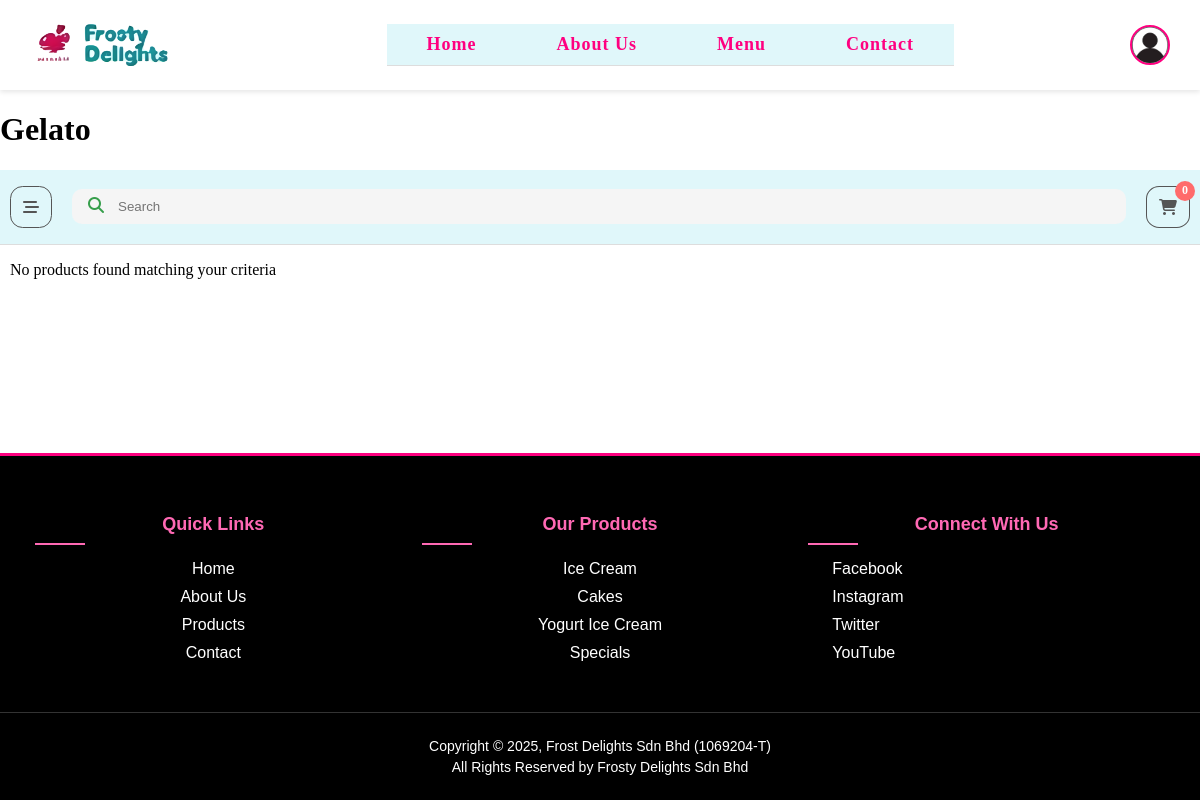
Before: /modules/menu.php?category=Gelato with the older database file.
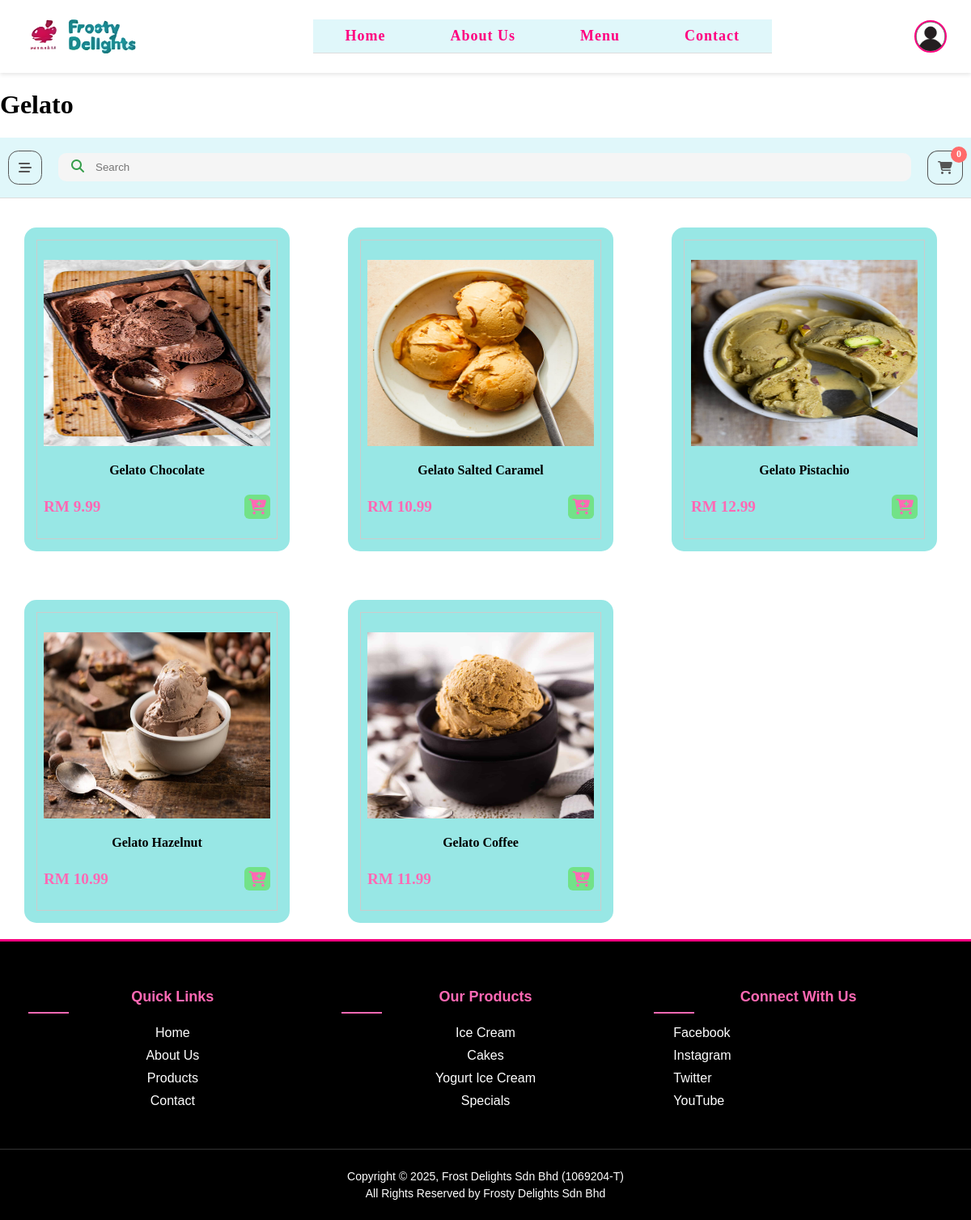
After: the same page with the newer database file.
### tables this page shows
CREATE TABLE `product` (
  `id` char(4) NOT NULL,
  `name` varchar(100) NOT NULL,
  `category` varchar(100) NOT NULL,
  `Flavour` varchar(20) NOT NULL,
  `price` decimal(4,2) NOT NULL,
  `photo` varchar(100) NOT NULL,
  `Description` varchar(200) NOT NULL,
  `quantity` int(11) NOT NULL,
  `availability` tinyint(1) NOT NULL
);

### modules/menu.php (the view, shortened to what this page needs)
<?php
require '../base.php';
$search = isset($_GET['search']) ? trim($_GET['search']) : '';
$category = isset($_GET['category']) ? trim($_GET['category']) : '';
if (!empty($search) && !empty($category)) {
    $stmt = $_db->prepare('SELECT * FROM assignment.product WHERE name LIKE ? AND category = ?');
    $stmt->execute(['%' . $search . '%', $category]);
    $arr = $stmt->fetchAll(PDO::FETCH_OBJ);
} elseif (!empty($search)) {
    $stmt = $_db->prepare('SELECT * FROM assignment.product WHERE name LIKE ?');
    $stmt->execute(['%' . $search . '%']);
    $arr = $stmt->fetchAll(PDO::FETCH_OBJ);
} elseif (!empty($category)) {
    $stmt = $_db->prepare('SELECT * FROM assignment.product WHERE category = ?');
    $stmt->execute([$category]);
    $arr = $stmt->fetchAll(PDO::FETCH_OBJ);
} else {
    $stmt = $_db->query('SELECT * FROM assignment.product');
    $arr = $stmt->fetchAll(PDO::FETCH_OBJ);
}
include '../header.php';
$categoryName = "All Products";
if (!empty($category)) {
    $categoryName = $category;
}
?>
<h1><?= $categoryName ?></h1>
<nav class="menu">
    <div class="menu-bar" id="category-menu-toggle">
        <i class="fa-solid fa-bars-staggered"></i>
    </div>
    <div class="search-box">
        <i class="fa-solid fa-magnifying-glass"></i>
        <input type="text" id="product-search" placeholder="Search" value="<?= htmlspecialchars($search) ?>"/>
    </div>
    <div class="cart">
        <i class="fa-solid fa-cart-shopping"></i>
        <span>0</span>
    </div>
</nav>
<div class="product-grid">
    <?php if (!empty($arr)): ?>
        <?php foreach ($arr as $product): ?>
        <div class="product_class">
            <div class="product" data-name="<?= $product->id ?>">
                <img src="/images/<?= $product->photo ?>">
                <h4 class="product-name"><?= $product->name?></h4>
                <div class="product-price">
                    <div class="price">RM <?= $product->price?></div>
                    <i class="fa-solid fa-cart-plus"></i>
                </div>
            </div>
        </div>
        <?php endforeach; ?>
    <?php else: ?>
        <div class="no-products">No products found matching your criteria</div>
    <?php endif; ?>
</div>
<?php
include '../footer.php';
?>

Changed rows visible on the page:
added product: photo (picture), name "Gelato Chocolate", price "9.99"
added product: photo (picture), name "Gelato Salted Caramel", price "10.99"
added product: photo (picture), name "Gelato Pistachio", price "12.99"
added product: photo (picture), name "Gelato Hazelnut", price "10.99"
added product: photo (picture), name "Gelato Coffee", price "11.99"
Other visible differences:
text no longer shown: "No products found matching your criteria"
